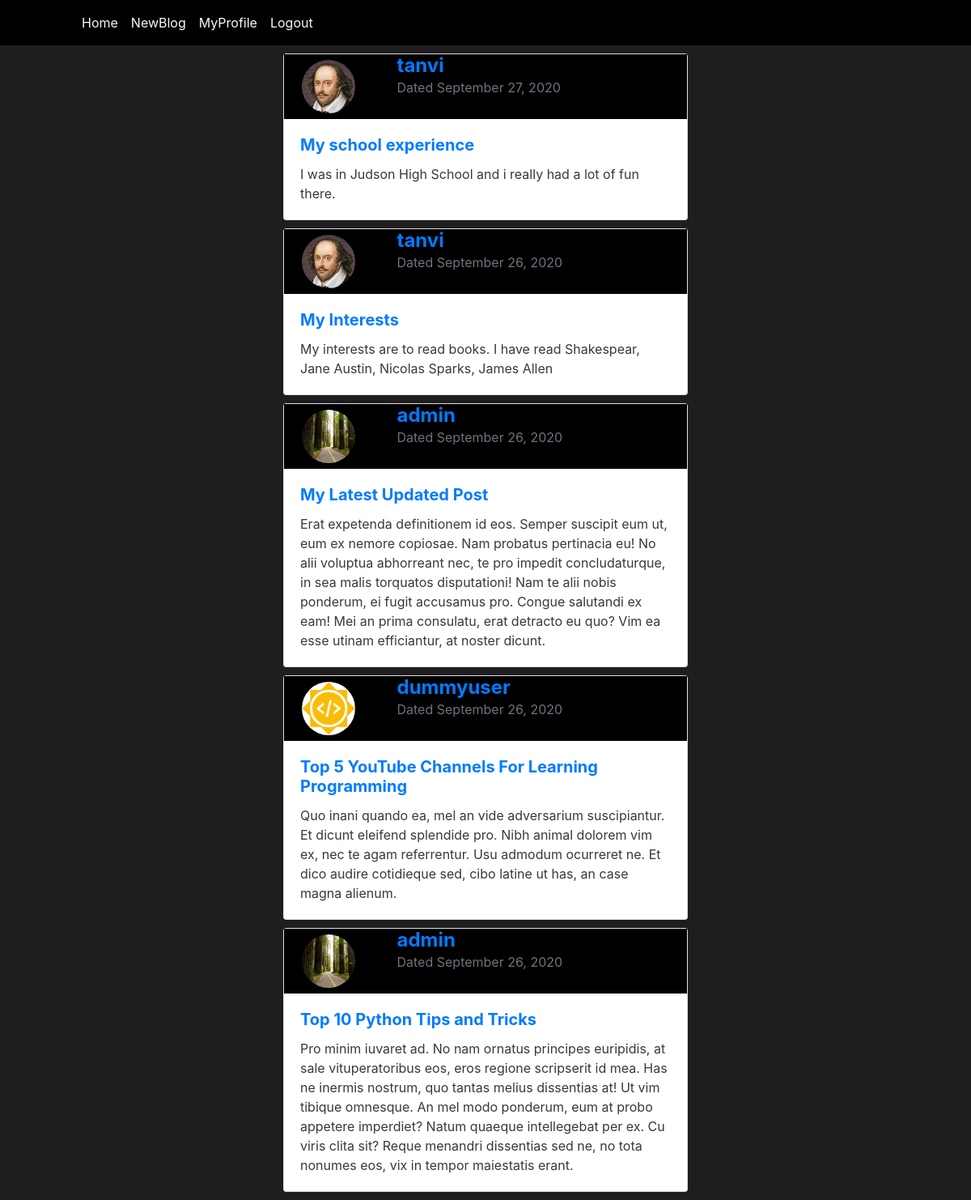
Page /blog/ (signed in) on the committed database.
### blog/models.py (models this page shows, shortened)
class Post(models.Model):
    title = models.CharField(max_length=100)
    content = models.TextField()
    date = models.DateTimeField(auto_now_add=True)
    author = models.ForeignKey(User,on_delete=models.CASCADE)

### users/models.py (models this page shows, shortened)
class Profile(models.Model):
    user = models.OneToOneField(User,on_delete=models.CASCADE)
    image = models.ImageField(default="default.png",upload_to="profile_pics")
    bio = models.TextField()

### blog/views.py (the view)
# urls.py: path('',PostListView.as_view(),name='blog_home'),
class PostListView(ListView):
    model = Post
    template_name = 'blog/home.html'
    context_object_name = 'posts'
    ordering = ['-date']
    paginate_by = 5

### blog/templates/blog/home.html
{% extends "blog/base.html" %}
{% block body1 %}
    {% for post in posts %}
        <div style="margin:10px;padding:auto;">
            <div class="card mx-auto"  style="width:500px">
                <div class="container">
                    <div class="row">
                    <div class="col-sm-3" style="background-color:black;">
                        <img class="card-img-top rounded-circle"  style="border-radius: 50%; height:80px; width:80px;padding:7px" src="{{post.author.profile.image.url}}" alt="Card image"/>
                    </div>
                    <div class="col-sm-9" style="background-color:black;">
                        <p>
                            <span class="h4 font-weight-bold">
                                <a href="#">{{post.author}}</a></span><br>
                            <span class = "text-muted">Dated {{post.date|date:"F d, Y"}}</span>
                        </p>
                    </div>
                    </div>
                </div>
                <div class="card-body text-dark">
                    {% if post.title %}
                        <div class="card-title h5 font-weight-bold">
                            <a href="{% url 'post_detail' post.id %}">{{post.title}}</a></div>
                    {% endif %}
                    <p class="card-text">
                        {{post.content}}
                    </p>
                </div>
            </div>
        </div>
    {% endfor %}
{% endblock body1 %}

### blog/static/blog/main.css (style rules this page uses)
body { background-color: rgb(32, 29, 31); color:rgb(246, 145, 15) }

### rows in the picture
Post: author.profile.image (picture), author "tanvi", date "September 27, 2020", title "My school experience", content "I was in Judson High School and i really had a lot of fun there."
Post: author.profile.image (picture), author "tanvi", date "September 26, 2020", title "My Interests", content "My interests are to read books. I have read Shakespear, Jane Austin, Nicolas Sparks, James Allen"
Post: author.profile.image (picture), author "admin", date "September 26, 2020", title "My Latest Updated Post", content "Erat expetenda definitionem id eos. Semper suscipit eum ut, eum ex nemore copiosae. Nam probatus pertinacia eu! No alii voluptua abhorreant nec, te pro impedit concludaturque, in sea malis torquatos disputationi! Nam te alii nobis ponderum, ei fugit accusamus pro. Congue salutandi ex eam! Mei an prima consulatu, erat detracto eu quo? Vim ea esse utinam efficiantur, at noster dicunt."
Post: author.profile.image (picture), author "dummyuser", date "September 26, 2020", title "Top 5 YouTube Channels For Learning Programming", content "Quo inani quando ea, mel an vide adversarium suscipiantur. Et dicunt eleifend splendide pro. Nibh animal dolorem vim ex, nec te agam referrentur. Usu admodum ocurreret ne. Et dico audire cotidieque sed, cibo latine ut has, an case magna alienum."
Post: author.profile.image (picture), author "admin", date "September 26, 2020", title "Top 10 Python Tips and Tricks", content "Pro minim iuvaret ad. No nam ornatus principes euripidis, at sale vituperatoribus eos, eros regione scripserit id mea. Has ne inermis nostrum, quo tantas melius dissentias at! Ut vim tibique omnesque. An mel modo ponderum, eum at probo appetere imperdiet? Natum quaeque intellegebat per ex. Cu viris clita sit? Reque menandri dissentias sed ne, no tota nonumes eos, vix in tempor maiestatis erant."
